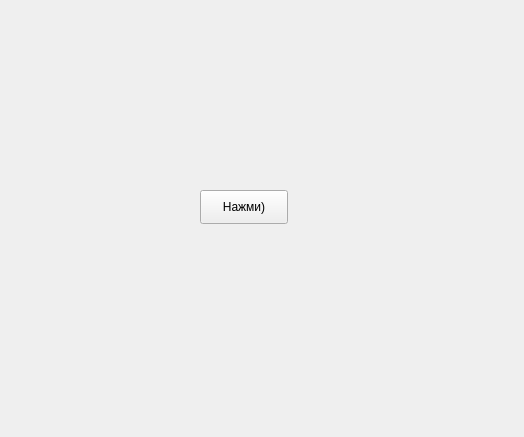
<?xml version="1.0" encoding="UTF-8"?>
<ui version="4.0">
 <class>MainWindow</class>
 <widget class="QWidget" name="MainWindow">
  <property name="geometry">
   <rect>
    <x>0</x>
    <y>0</y>
    <width>524</width>
    <height>437</height>
   </rect>
  </property>
  <property name="windowTitle">
   <string>Form</string>
  </property>
  <widget class="QPushButton" name="pushButton">
   <property name="geometry">
    <rect>
     <x>200</x>
     <y>190</y>
     <width>88</width>
     <height>34</height>
    </rect>
   </property>
   <property name="text">
    <string>Нажми)</string>
   </property>
  </widget>
 </widget>
 <resources/>
 <connections/>
</ui>
